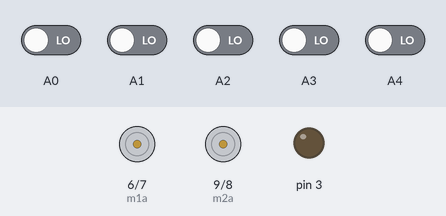
Simulated run of this sketch. Board: Arduino Uno, built with avr-gcc and run on an emulated ATmega328P. Parts: motor-driver pin pairs drawn as motors (green arrow = first pin HIGH = forward, orange = second pin HIGH = backward, longer = more drive, scaled by the enable pin), output pins drawn as LEDs (lit = HIGH). Inputs (shaded band) come from the test bench; at power-on: A0–4 LOW. What the sketch prints to the serial monitor is not drawn.

Above: at 1.2 s.
1.3 s: A0 driven HIGH and A1 driven HIGH and A2 driven HIGH and A3 driven HIGH and A4 driven HIGH
At 1.8 s:
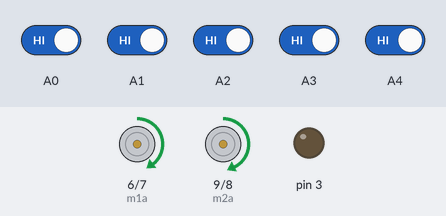
4.3 s: A0 driven LOW
At 5.5 s:
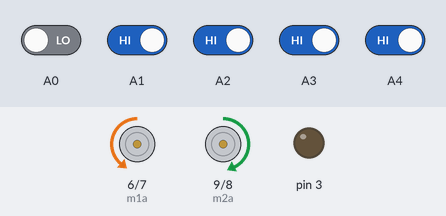
5.8 s: A1 driven LOW
7.3 s: A0 driven HIGH
8.8 s: A1 driven HIGH
At 9.09 s:
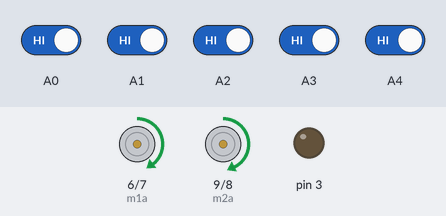
11.8 s: A3 driven LOW
At 12.4 s:
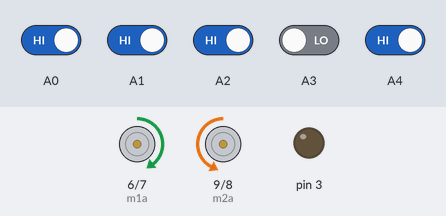
Timing chart, 0 to 14.3 s (numbered marks = the images above; inputs shaded):
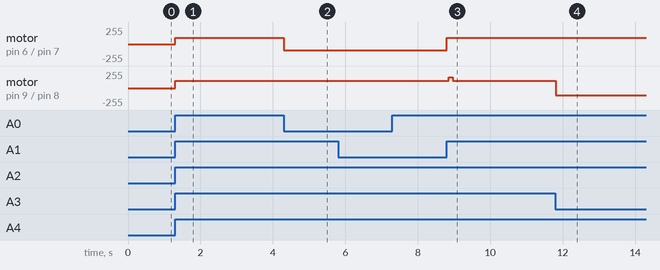

Measured:
- after the input at 1.3 s, motor on pin 6 (m1a) / pin 7 (m1b): stopped → forward 97/255 at once; motor on pin 9 (m2a) / pin 8 (m2b): stopped → forward 110/255 at once
- after the input at 4.3 s, motor on pin 6 (m1a) / pin 7 (m1b): forward 97/255 → backward 96/255 at once
- after the input at 8.8 s, motor on pin 6 (m1a) / pin 7 (m1b): backward 96/255 → forward 96/255 at once, → forward 97/255 0.11 s later; motor on pin 9 (m2a) / pin 8 (m2b): forward 110/255 → forward 163/255 after 0.06 s, → forward 110/255 0.11 s later
- after the input at 11.8 s, motor on pin 9 (m2a) / pin 8 (m2b): forward 110/255 → backward 109/255 at once

The sketch:

line_Following.ino
```cpp
#define STOPPED 0
#define FOLLOWING_LINE 1
#define NO_LINE 2

#define ena 5
#define m1a 6
#define m1b 7
#define m2a 9
#define m2b 8
#define enb 10

int LFSensor[5] =
{
  0, 0, 0, 0, 0
};

int iniMotorPowerL = 110;
int iniMotorPowerR = 97.5;

// PID controller
float Kp = -0.005;
float Ki = 0;// no need as there is already a ref point i.e the black line #steady error
float Kd = 26.77;
/*
  float Kp = 25;
  float Ki = 0.1;
  float Kd = 0.8;
*/
float error = 0, P = 0, I = 0, D = 0, PIDvalue = 0;
float previousError = 0, previousI = 0;


void stop()
{ // stop
  // motor 1
  digitalWrite(m1a, LOW);
  digitalWrite(m1b, LOW);
  // motor 2
  digitalWrite(m2a, LOW);
  digitalWrite(m2b, LOW);
}

void forward()
{ // forward
  // motor 1
  digitalWrite(m1a, HIGH);
  digitalWrite(m1b, LOW);
  // motor 2
  digitalWrite(m2a, HIGH);
  digitalWrite(m2b, LOW);
}
void right()
{
  // right
  // motor 1
  digitalWrite(m1a, HIGH);
  digitalWrite(m1b, LOW);
  // motor 2
  digitalWrite(m2a, LOW);
  digitalWrite(m2b, HIGH);
}
void left()
{
  // left
  // motor 1
  digitalWrite(m1a, LOW);
  digitalWrite(m1b, HIGH);
  // motor 2
  digitalWrite(m2a, HIGH);
  digitalWrite(m2b, LOW);
}

void setup()
{
  Serial.begin(115200);

  pinMode(m1a, OUTPUT);
  pinMode(m1b, OUTPUT);
  pinMode(ena, OUTPUT);

  pinMode(m2a, OUTPUT);
  pinMode(m2b, OUTPUT);
  pinMode(enb, OUTPUT);

  // initial speed
  analogWrite(ena, 200);
  analogWrite(enb, 208);

  pinMode(3, OUTPUT);
  pinMode(5, OUTPUT);
  pinMode(6, OUTPUT);
}

void loop()
{
  readLFSsensors();
  calculatePID();
  motorPIDcontrol();
  //delay(1);
}

// ---------------------------------------------------
void motorPIDcontrol()
{

  int leftMotorSpeed = constrain((iniMotorPowerL + PIDvalue), 0, 228);
  int rightMotorSpeed = constrain((iniMotorPowerR - PIDvalue), 0, 220);

  analogWrite(enb, leftMotorSpeed);
  analogWrite(ena, rightMotorSpeed);
  //forward();

  Serial.print(PIDvalue);
  Serial.print (" ==> Left, Right:  ");
  Serial.print (leftMotorSpeed);
  Serial.print ("   ");
  Serial.println (rightMotorSpeed);


}

// --------------------------------------------------------
void calculatePID()
{
  P = error;
  I = I + error;
  D = error - previousError;
  previousError = error;
  PIDvalue = ( (Kp * P) + (Ki * I) + (Kd * D));
  Serial.print(P);      //the first variable for plotting
  Serial.print(",");    //seperator
  Serial.print(I);
  Serial.print(",");
  Serial.println(D);

}


// -------------------------------------------------------------
/* read line sensors values
  Sensor Array  Error Value
  0 0 0 0 1  4
  0 0 0 1 1  3
  0 0 0 1 0  2
  0 0 1 1 0  1
  0 0 1 0 0  0
  0 1 1 0 0 -1
  0 1 0 0 0 -2
  1 1 0 0 0 -3
  1 0 0 0 0 -4
  1 1 1 1 1        0 Robot found continuous line : STOPPED
  0 0 0 0 0        0 Robot found no line: turn 180o
*/
void readLFSsensors()
{
  LFSensor[0] = digitalRead(A0);
  LFSensor[1] = digitalRead(A1);
  LFSensor[2] = digitalRead(A2);
  LFSensor[3] = digitalRead(A3);
  LFSensor[4] = digitalRead(A4);
//  digitalWrite(3,LFSensor[1]);
//  digitalWrite(5,LFSensor[2]);
//  digitalWrite(6,LFSensor[3]);
  for (int i = 0; i < 5; i++)
  {
    /* code */
    Serial.print(LFSensor[i]);
    //delay(200);
  }
  Serial.println(" ");
  if ((LFSensor[0] == 1) && (LFSensor[1] == 1) && (LFSensor[2] == 1) && (LFSensor[3] == 1) && (LFSensor[4] == 0))
  {
    //  mode = FOLLOWING_LINE;
    error = 5;
    right();
  }
  else if ((LFSensor[0] == 1) && (LFSensor[1] == 1) && (LFSensor[2] == 0) && (LFSensor[3] == 0) && (LFSensor[4] == 0))
  {
    //  mode = FOLLOWING_LINE;
    error = 4;
    right();
  }
  else if ((LFSensor[0] == 1) && (LFSensor[1] == 1) && (LFSensor[2] == 1) && (LFSensor[3] == 0) && (LFSensor[4] == 0))
  {
    //  mode = FOLLOWING_LINE;
    error = 3;
    right();
  }
  else if ((LFSensor[0] == 1) && (LFSensor[1] == 1) && (LFSensor[2] == 1) && (LFSensor[3] == 0) && (LFSensor[4] == 1))
  {
    //  mode = FOLLOWING_LINE;
    error = 2;
    right();
  }
  else if ((LFSensor[0] == 1) && (LFSensor[1] == 1) && (LFSensor[2] == 0) && (LFSensor[3] == 0) && (LFSensor[4] == 1))
  {
    //  mode = FOLLOWING_LINE;
    error = 1;
    right();
  }
 if ((LFSensor[0] == 1) && (LFSensor[1] == 1) && (LFSensor[2] == 0) && (LFSensor[3] == 1) && (LFSensor[4] == 1))
  {
    //  mode = FOLLOWING_LINE;
    error = 0;
    forward();
  }
  else if ((LFSensor[0] == 1) && (LFSensor[1] == 0) && (LFSensor[2] == 0) && (LFSensor[3] == 1) && (LFSensor[4] == 1))
  {
    //  mode = FOLLOWING_LINE;
    error = -1;
    left();
  }
  else if ((LFSensor[0] == 1) && (LFSensor[1] == 0) && (LFSensor[2] == 1) && (LFSensor[3] == 1) && (LFSensor[4] == 1))
  {
    //  mode = FOLLOWING_LINE;
    error = -2;
    left();
  }
  else if ((LFSensor[0] == 0) && (LFSensor[1] == 0) && (LFSensor[2] == 1) && (LFSensor[3] == 1) && (LFSensor[4] == 1))
  {
    //  mode = FOLLOWING_LINE;
    error = -3;
    left();
  }
  else if ((LFSensor[0] == 0) && (LFSensor[1] == 0) && (LFSensor[2] == 0) && (LFSensor[3] == 1) && (LFSensor[4] == 1))
  {
    //  mode = FOLLOWING_LINE;
    error = -4;
    left();
  }
  else if ((LFSensor[0] == 0) && (LFSensor[1] == 1) && (LFSensor[2] == 1) && (LFSensor[3] == 1) && (LFSensor[4] == 1))
  {
    //  mode = FOLLOWING_LINE;
    error = -5;
    left();
  }
  else if ((LFSensor[0] == 0) && (LFSensor[1] == 0) && (LFSensor[2] == 0) && (LFSensor[3] == 0) && (LFSensor[4] == 0))
  {
    //  mode = STOPPED;
    error = 0;
    stop();
  }
  else if ((LFSensor[0] == 1) && (LFSensor[1] == 1) && (LFSensor[2] == 1) && (LFSensor[3] == 1) && (LFSensor[4] == 1))
  {
    ////  mode = NO_LINE;
    error = 0;
    forward();
    delay (50);
    analogWrite(ena, 0);
    analogWrite(enb, 0);
    stop();
  }

}
```
